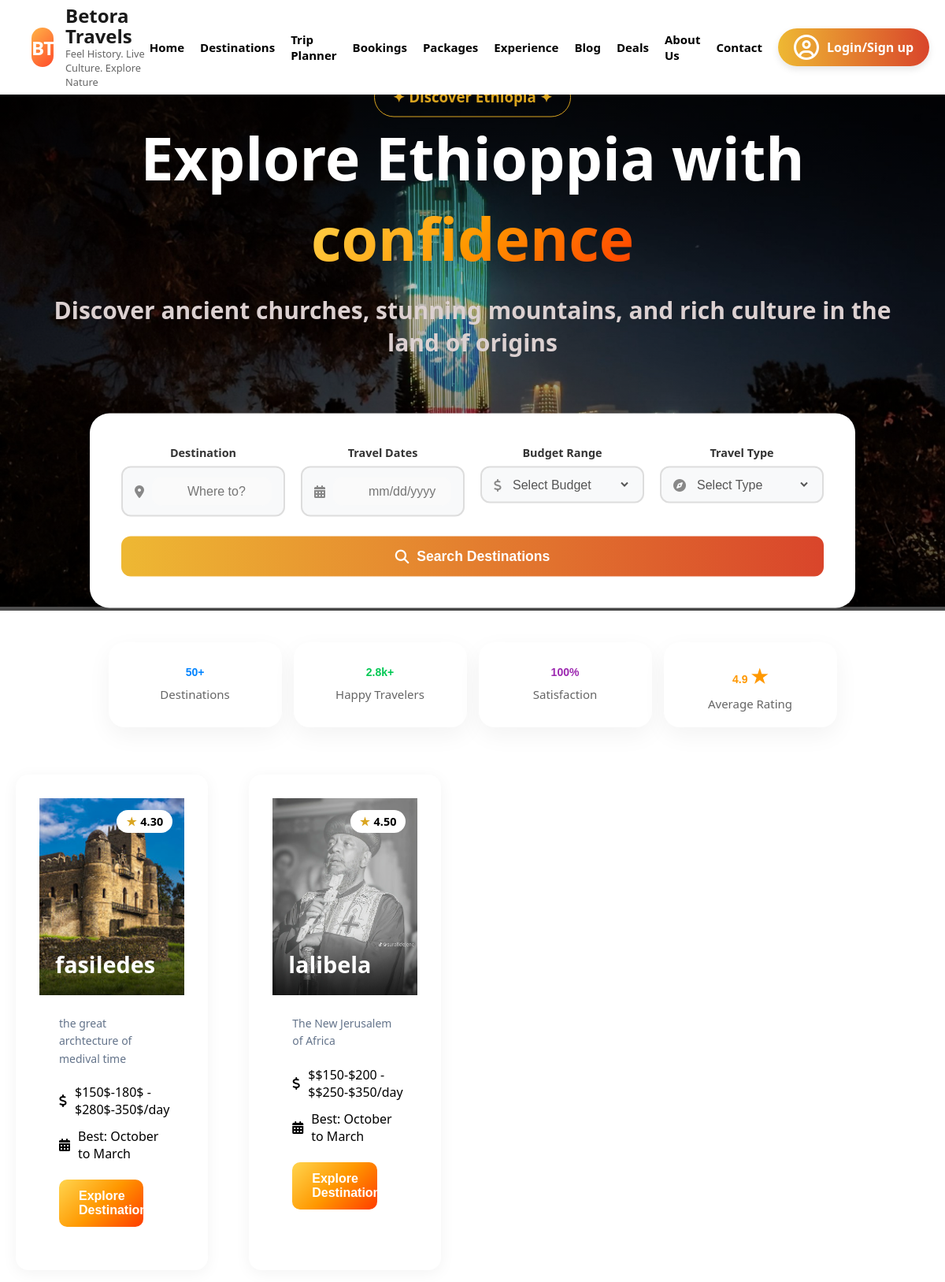
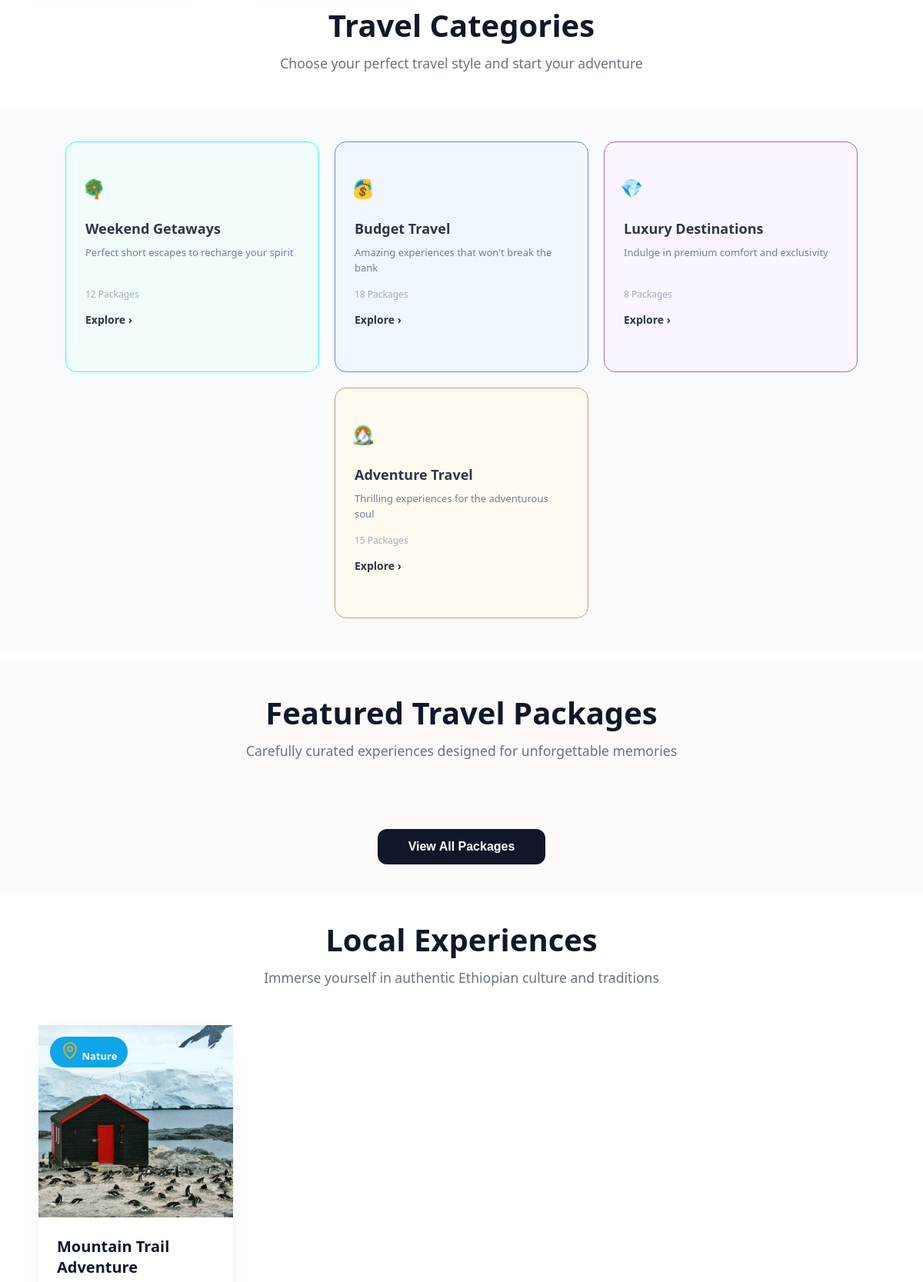
The page / (upper part) on the database its author committed (2 pictures, top to bottom).
### tables this page shows
CREATE TABLE `destinations` (
  `id` int(11) NOT NULL,
  `name` varchar(100) DEFAULT NULL,
  `tagline` varchar(255) DEFAULT NULL,
  `region` varchar(100) DEFAULT NULL,
  `type` enum('adventure','cultural','religious','historical','nature') DEFAULT NULL,
  `description` text DEFAULT NULL,
  `highlights` text DEFAULT NULL,
  `best_time` varchar(100) DEFAULT NULL,
  `dry_season` varchar(255) DEFAULT NULL,
  `rainy_season` varchar(255) DEFAULT NULL,
  `spring_weather` varchar(100) DEFAULT NULL,
  `summer_weather` varchar(100) DEFAULT NULL,
  `autumn_weather` varchar(100) DEFAULT NULL,
  `winter_weather` varchar(100) DEFAULT NULL,
  `average_cost` decimal(10,2) DEFAULT NULL,
  `budget_cost` varchar(50) DEFAULT NULL,
  `standard_cost` varchar(50) DEFAULT NULL,
  `luxury_cost` varchar(50) DEFAULT NULL,
  `accommodation` varchar(255) DEFAULT NULL,
  `rating` decimal(3,2) DEFAULT 0.00,
  `reviews` int(11) DEFAULT 0,
  `distance_info` varchar(255) DEFAULT NULL,
  `map_location` text DEFAULT NULL,
  `video_url` varchar(255) DEFAULT NULL,
  `image` varchar(255) DEFAULT NULL,
  `image2` varchar(255) DEFAULT NULL,
  `image3` varchar(255) DEFAULT NULL,
  `image4` varchar(255) DEFAULT NULL
);

CREATE TABLE `experiences` (
  `id` int(11) NOT NULL,
  `name` varchar(150) DEFAULT NULL,
  `category` varchar(50) DEFAULT NULL,
  `location` varchar(150) DEFAULT NULL,
  `map_link` text DEFAULT NULL,
  `price` decimal(10,2) DEFAULT NULL,
  `duration` varchar(50) DEFAULT NULL,
  `schedule` varchar(100) DEFAULT 'Daily at 11:00 AM',
  `languages` varchar(100) DEFAULT 'English',
  `description` text DEFAULT NULL,
  `whats_included` text DEFAULT NULL,
  `not_included` text DEFAULT NULL,
  `itinerary` text DEFAULT NULL,
  `image` varchar(255) DEFAULT NULL,
  `gallery` text DEFAULT NULL,
  `difficulty` enum('Easy','Moderate','Challenging') DEFAULT 'Easy',
  `status` enum('Active','Inactive') DEFAULT 'Active',
  `capacity` int(11) DEFAULT 0,
  `rating` decimal(2,1) DEFAULT 5.0,
  `is_featured` tinyint(1) DEFAULT 0
);

### index.php (the view, shortened to what this page needs)
<?php
include 'db.php';
$exp_query = "SELECT * FROM experiences WHERE status = 'Active' ORDER BY is_featured DESC, id DESC LIMIT 4";
$exp_result = $conn->query($exp_query);
?>
<!DOCTYPE html>
<html lang="en">
<head>
   <link href="https://googleapis.com" rel="stylesheet">
  <link rel="stylesheet" href="https://cloudflare.com">
  <link rel="stylesheet" href="https://cdnjs.cloudflare.com/ajax/libs/font-awesome/6.5.0/css/all.min.css">
  <link rel="stylesheet" href="https://cdn.jsdelivr.net/npm/swiper@11/swiper-bundle.min.css"/>
  <link rel="stylesheet" href="welcome.css">
  <link rel="stylesheet" href="cards.css">
  <link rel="stylesheet" href="ai.css">
</head>
<body>
<nav id="navbar">
  <div class="brand">
    <div class="bt">BT</div>
    <div class="logo-text">
      <h1>  Betora Travels</h1>
    <h2>Feel History. Live Culture. Explore Nature</h2>
    </div></div>
  <ul class="menu" id="menu-list">
    <li><a class="underline-text" href="index.php#Home">Home</a></li>
    <li><a class="underline-text" href="destination.php">Destinations</a></li>
    <li><a class="underline-text" href="trip.html#trip">Trip Planner</a></li>
    <li><a class="underline-text" href="booking.html#Bookings">Bookings</a></li>
    <li><a class="underline-text" href="packages.php#packages">Packages</a></li>
    <li><a class="underline-text" href="experience.php#Experience">Experience</a></li>
    <li><a class="underline-text" href="blog.php#Blog">Blog</a></li>
    <li><a class="underline-text" href="deals.php#Deals">Deals</a></li>
    <li><a class="underline-text" href="aboutus.html#About-Us">About Us</a></li>
    <li><a class="underline-text" href="contactus.html#Contact">Contact</a></li>
    <div class="header-actions">
  <div class="login-pill">
    <i class="fa-regular fa-circle-user"></i>
   <span>  <?php
      if (isset($_SESSION['username'])) {
          echo "Hi, " . htmlspecialchars($_SESSION['username']);
      } else {
          echo "Login/Sign up";
      }
    ?></span>
  </div>
  </div>
  </ul>
</nav>
<div id="Home" class="hero-section">
  <div class="swiper mySwiper">
    <div class="swiper-wrapper">
      <div class="swiper-slide">
        <div class="slide-img-container">
          <img class="welcome-img" src="images/cbe.jpg">
          <div class="slide-overlay"></div>
        </div>
      </div>
    </div>
    <div class="video-text">
      <h3>✦ Discover Ethiopia ✦</h3>
      <h2>Explore Ethioppia with <span>confidence</span></h2>
      <p>Discover ancient churches, stunning mountains, and rich culture in the<br> land of origins</p>
      <div class="se-ca">
        <div class="search-card">
        <div class="input-row">
          <div class="input-group">
            <label>Destination</label>
            <div class="input-wrapper">
              <i class="fa-solid fa-location-dot"></i>
              <input type="text"  id="dest-input" placeholder="Where to?">
            </div>
          </div>
          <div class="input-group">
            <label>Travel Dates</label>
            <div class="input-wrapper">
              <i class="fa-solid fa-calendar-days"></i>
              <input type="text" placeholder="mm/dd/yyyy" onfocus="(this.type='date')">
            </div>
          </div>
          <div class="input-group">
            <label>Budget Range</label>
            <div class="input-wrapper">
              <i class="fa-solid fa-dollar-sign"></i>
              <select class="custom-select">
                <option value="" disabled selected>Select Budget</option>
              </select>
            </div>
          </div>
          <div class="input-group">
            <label>Travel Type</label>
            <div class="input-wrapper">
              <i class="fa-solid fa-compass"></i>
              <select class="custom-select">
                <option value="" disabled selected>Select Type</option>
              </select>
            </div>
          </div>
        </div>
        <button class="search-btn">
          <i class="fa-solid fa-magnifying-glass"></i> Search Destinations
        </button>
      </div>
    </div>
    </div>
      </div>
  <div class="stat">
    <div class="stat-icons">
  <h2 class="count" >50+</h2>
  <p>Destinations</p>
 </div>
  <div class="stat-icons">
    <h2 class="count" >2.8k+</h2>
    <p>Happy Travelers</p>
 </div>
 <div class="stat-icons">
  <h2 class="count" >100%</h2>
  <p>Satisfaction</p>
 </div>
 <div class="stat-icons">
  <h2 class="count" >4.9</h2>
  <p>Average Rating</p>
 </div>
</div>
  </div>
<?php
include 'db.php';
$sql = "SELECT * FROM destinations ORDER BY id DESC LIMIT 4";
$result = mysqli_query($conn, $sql);
?>
<section class="cards-container">
    <?php while($row = mysqli_fetch_assoc($result)): ?>
    <div class="card">
        <div class="image-container">
            <img src="admin/uploads/<?php echo $row['image']; ?>" alt="<?php echo htmlspecialchars($row['name']); ?>" class="hero-img">
            <div class="rating-badge">
                <span>★</span> <?php echo $row['rating']; ?>
            </div>
            <div class="title-overlay"><?php echo htmlspecialchars($row['name']); ?></div>
        </div>
        <div class="content">
            <p class="description">
                <?php echo htmlspecialchars($row['tagline']); ?>
            </p>
            <div class="info-row">
                <i class="fa-solid fa-dollar-sign"></i>
                $<?php echo $row['budget_cost']; ?> - $<?php echo $row['luxury_cost']; ?>/day
            </div>
            <div class="info-row">
                <i class="fa-solid fa-calendar-days"></i>
                Best: <?php echo htmlspecialchars($row['best_time']); ?>
            </div>
            <a href="admin/view_destination.php?id=<?php echo $row['id']; ?>&source=home" style="text-decoration:none;">
                <button class="btn">Explore Destination</button>
            </a>
        </div>
    </div>
    <?php endwhile; ?>
</section>
<section class="travel-categories">
  <div class="header">
    <h1>Travel Categories</h1>
    <p>Choose your perfect travel style and start your adventure</p>
  </div>
  <div class="card-container">
    <div class="cards card-green">
      <div class="icon icon-green">🌴</div>
      <h3>Weekend Getaways</h3>
      <p>Perfect short escapes to recharge your spirit</p>
      <span class="packages">12 Packages</span>
      <a href="#" class="explore">Explore &rsaquo;</a>
    </div>
    <div class="cards card-blue">
      <div class="icon icon-blue">💰</div>
      <h3>Budget Travel</h3>
      <p>Amazing experiences that won't break the bank</p>
      <span class="packages">18 Packages</span>
      <a href="#" class="explore">Explore &rsaquo;</a>
    </div>
    <div class="cards card-purple">
      <div class="icon icon-purple">💎</div>
      <h3>Luxury Destinations</h3>
      <p>Indulge in premium comfort and exclusivity</p>
      <span class="packages">8 Packages</span>
      <a href="#" class="explore">Explore &rsaquo;</a>
    </div>
    <div class="cards card-orange">
      <div class="icon icon-orange">🏔️</div>
      <h3>Adventure Travel</h3>
      <p>Thrilling experiences for the adventurous soul</p>
      <span class="packages">15 Packages</span>
      <a href="#" class="explore">Explore &rsaquo;</a>
    </div>
  </div>
</section>
<section class="featured-packages">
  <div class="header">
    <h1>Featured Travel Packages</h1>
    <p>Carefully curated experiences designed for unforgettable memories</p>
  </div>
  <div class="view-all-container">
    <a href="packages.php">
      <button class="view-all-btn">View All Packages</button>
    </a>
  </div>
</section>
<section class="experience-cards">
  <div class="header">
    <h1>Local Experiences</h1>
    <p>Immerse yourself in authentic Ethiopian culture and traditions</p>
  </div>
  <div class="package-grid">
    <?php if ($exp_result && $exp_result->num_rows > 0): ?>
      <?php while($row = $exp_result->fetch_assoc()): ?>
        <div class="package-card">
          <div class="image-container">
            <img src="admin/uploads/<?php echo htmlspecialchars($row['image']); ?>" alt="<?php echo htmlspecialchars($row['name']); ?>">
            <span class="badge">
              <?php
                $icon = "map-pin";
              ?>
              <i data-lucide="<?php echo $icon; ?>" class="icon-yellow"></i>
              <?php echo htmlspecialchars($row['category']); ?>
            </span>
          </div>
          <div class="card-content">
            <h3><?php echo htmlspecialchars($row['name']); ?></h3>
          </div>
        </div>
      <?php endwhile; ?>
    <?php else: ?>
      <p style="text-align:center; width:100%; grid-column: 1/-1;">No local experiences available yet.</p>
    <?php endif; ?>
  </div>
</section>
</body>
</html>

### ai.css (style rules this page uses)
.card { width:90% ; background: white; padding: 30px; border-radius: 16px; box-shadow: var(--card-shadow); }
.input-wrapper { position: relative; display: flex; align-items: center; }
.input-wrapper input { width: 100%; padding: 12px 12px 12px 40px; border: 1px solid #e5e7eb; border-radius: 8px; background-color: #fafafa; font-size: 14px; }
.icon-purple { color: var(--accent-purple); width: 20px; }
:root { --primary-blue: #0ea5e9; --text-dark: #1e293b; --text-muted: #64748b; --accent-gold: #eab308; --border-color: #f1f5f9; }
.card-container { display: flex; justify-content: center; padding: 40px; background-color: #f8fafc; }
.badge { background-color: var(--primary-blue); color: white; padding: 6px 14px; border-radius: 20px; font-size: 13px; font-weight: 600; }
.card-content { padding: 24px; }
.description { font-size: 14px; color: var(--text-muted); line-height: 1.6; margin-bottom: 20px; }
:root { --star-yellow: #facc15; --text-gray: #6b7280; --bg-yellow: #fefce8; --border-yellow: #fef08a; }
.header { text-align: center; margin-bottom: 50px; }
.header h1 { font-size: 2.5rem; color: #111827; margin-bottom: 10px; }
.header p { color: var(--text-gray); }
.count { color: var(--text-gray); font-size: 14px; }
h1 { font-size: 2.5rem; margin-bottom: 15px; font-weight: 800; }
.input-wrapper { position: relative; flex-grow: 1; }
.input-wrapper input { width: 100%; padding: 18px 18px 18px 45px; border-radius: 12px; border: none; font-size: 16px; height: 20px; }

### rows shown on the page
destinations: image (picture), rating "4.30", name "fasiledes", tagline "the great archtecture of medival time", budget_cost "150$-180$", luxury_cost "280$-350$", best_time "October to March"
destinations: image (picture), rating "4.50", name "lalibela", tagline "The New Jerusalem of Africa", budget_cost "$150-$200", luxury_cost "$250-$350", best_time "October to March"
experiences: image (picture), category "Nature", name "Mountain Trail Adventure"
